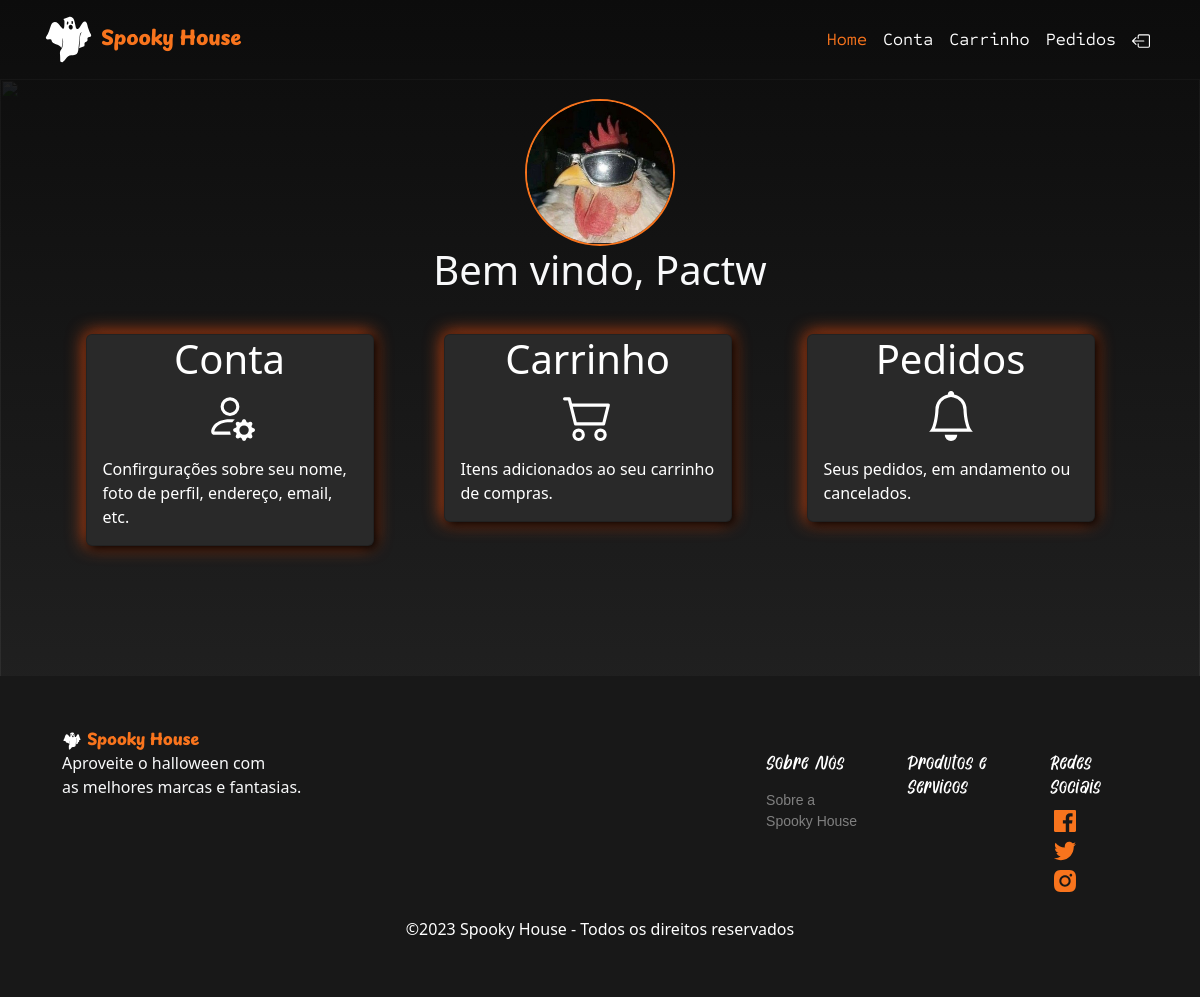
Before: /client/index.php (signed in) with the older database file.
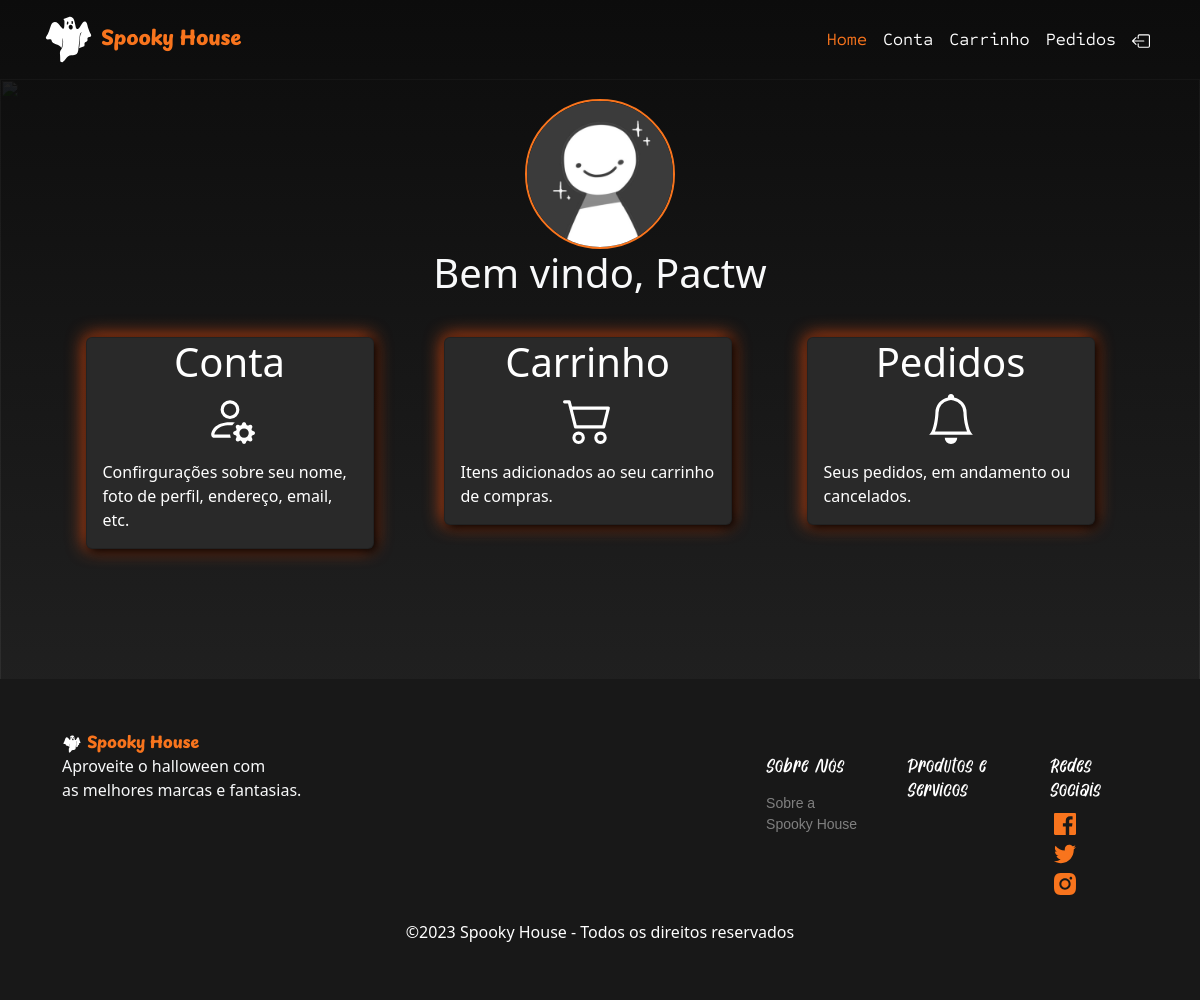
After: the same page with the newer database file.
### tables this page shows
CREATE TABLE Clientes(
    id int not null auto_increment,
    nome varchar(100) not null,
    email varchar(120) not null,
    cpf varchar(14) not null unique,
    telefone int(14) not null,
    imagem varchar(50) not null,
    primary key(id)
);

### client/index.php (the view, shortened to what this page needs)
<?php
    include '../connection/connect.php';
    $ID = $_SESSION['Id'];
    $select = $conn->query("SELECT * FROM Clientes WHERE id = ".$ID.";");
    $row_cliente = $select->fetch_assoc();
?>
<!DOCTYPE html>
<html lang="pt-BR">
<head>
    <link href="https://cdn.jsdelivr.net/npm/bootstrap@5.3.2/dist/css/bootstrap.min.css" rel="stylesheet">
    <link rel="stylesheet" href="../CSS/style.css">
</head>
<body id="fundo_index">
    <?php include 'header.php';?>
    <main class="container-fluid" style="margin-bottom: 80px;">
        <div class="d-flex justify-content-center" style="margin-top: 20px; ">
            <img src="../images/perfil/<?php echo $row_cliente['imagem']; ?>" alt="<?php echo $row_cliente['imagem']; ?>" style="border-radius: 50%; max-width: 150px; border: 2px solid #f8741d;">
        </div>
        <h1 class="text-light text-center" style="margin-bottom: 40px;">Bem vindo, <?php echo $row_cliente['nome'];?></h1>
        <div class="d-flex" style="flex-direction: column;">
            <div class="d-flex justify-content-center" style="margin-bottom: 50px;">
                <a href="conta.php">
                    <div class="card card_destaque inflar_mouse" style="width: 18rem;">
                        <h1 class="card-title text-center">Conta</h1>
                        <div class="d-flex justify-content-center">
                        </div>
                        <div class="card-body">
                            <p class="card-text">Confirgurações sobre seu nome, foto de perfil, endereço, email, etc.</p>
                        </div>
                    </div>
                </a>
                <a href="carrinho.php">
                    <div class="card card_destaque inflar_mouse" style="width: 18rem; margin-left: 50px; margin-right: 50px;">
                        <h1 class="card-title text-center">Carrinho</h1>
                        <div class="d-flex justify-content-center">
                        </div>
                        <div class="card-body">
                            <p class="card-text">Itens adicionados ao seu carrinho de compras.</p>
                        </div>
                    </div>
                </a>
                <a href="pedidos.php">
                    <div class="card card_destaque inflar_mouse" style="width: 18rem; margin-left: 25px;">
                        <h1 class="card-title text-center">Pedidos</h1>
                        <div class="d-flex justify-content-center">
                        </div>
                        <div class="card-body">
                            <p class="card-text">Seus pedidos, em andamento ou cancelados.</p>
                        </div>
                    </div>
                </a>
            </div>
        </div>
    </main>
    <?php include 'footer.php';?>
</body>
</html>

Changed rows visible on the page:
changed clientes "Pactw": imagem: a different picture
